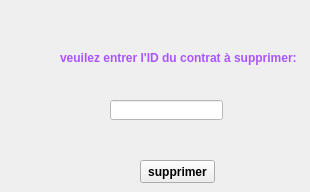
        <widget class="QWidget" name="tab_9">
         <attribute name="title">
          <string>supprimer</string>
         </attribute>
         <widget class="QLabel" name="label_56">
          <property name="geometry">
           <rect>
            <x>60</x>
            <y>50</y>
            <width>241</width>
            <height>16</height>
           </rect>
          </property>
          <property name="font">
           <font>
            <weight>75</weight>
            <bold>true</bold>
           </font>
          </property>
          <property name="styleSheet">
           <string notr="true">color: rgb(170, 170, 255);
color: rgb(170, 85, 255);</string>
          </property>
          <property name="text">
           <string>veuilez entrer l'ID du contrat à supprimer:</string>
          </property>
         </widget>
         <widget class="QLineEdit" name="lineEdit_16_gc">
          <property name="geometry">
           <rect>
            <x>110</x>
            <y>100</y>
            <width>113</width>
            <height>20</height>
           </rect>
          </property>
          <property name="styleSheet">
           <string notr="true">background-color: rgb(255, 255, 255);</string>
          </property>
         </widget>
         <widget class="QPushButton" name="pushButton_9_gc">
          <property name="geometry">
           <rect>
            <x>140</x>
            <y>160</y>
            <width>75</width>
            <height>23</height>
           </rect>
          </property>
          <property name="font">
           <font>
            <weight>75</weight>
            <bold>true</bold>
           </font>
          </property>
          <property name="text">
           <string>supprimer</string>
          </property>
         </widget>
        </widget>
